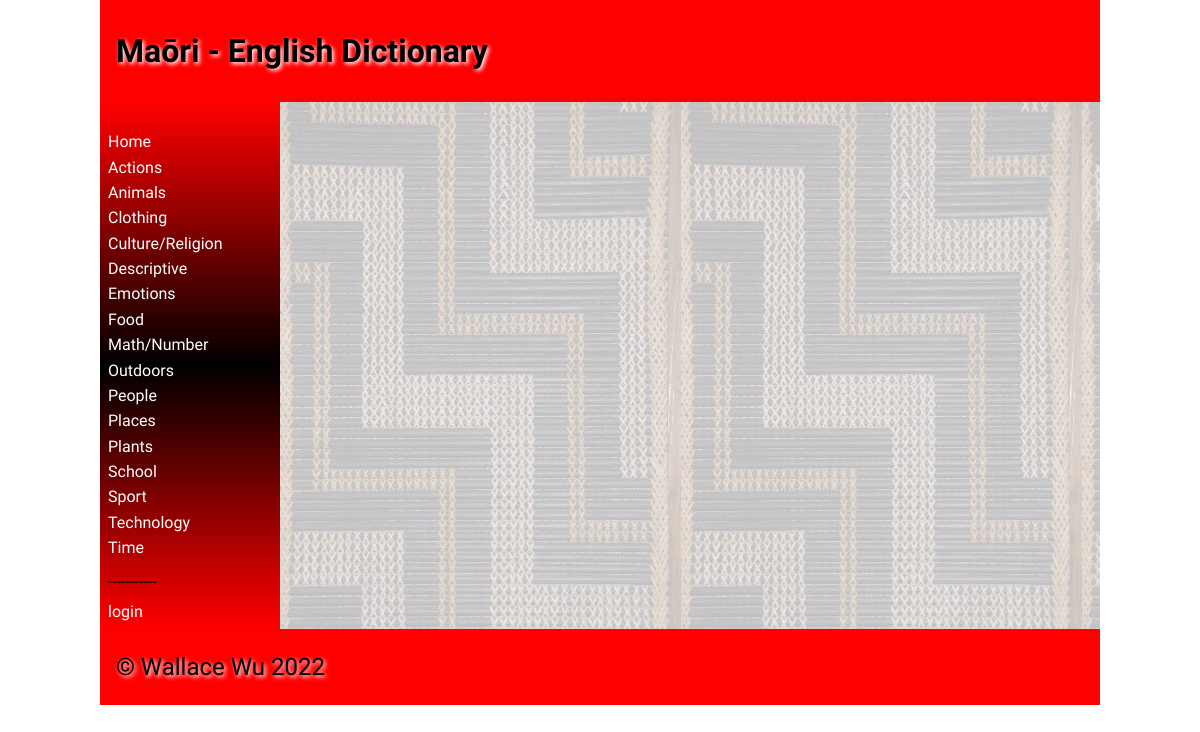
/word/327, run on an earlier commit of the app's database.
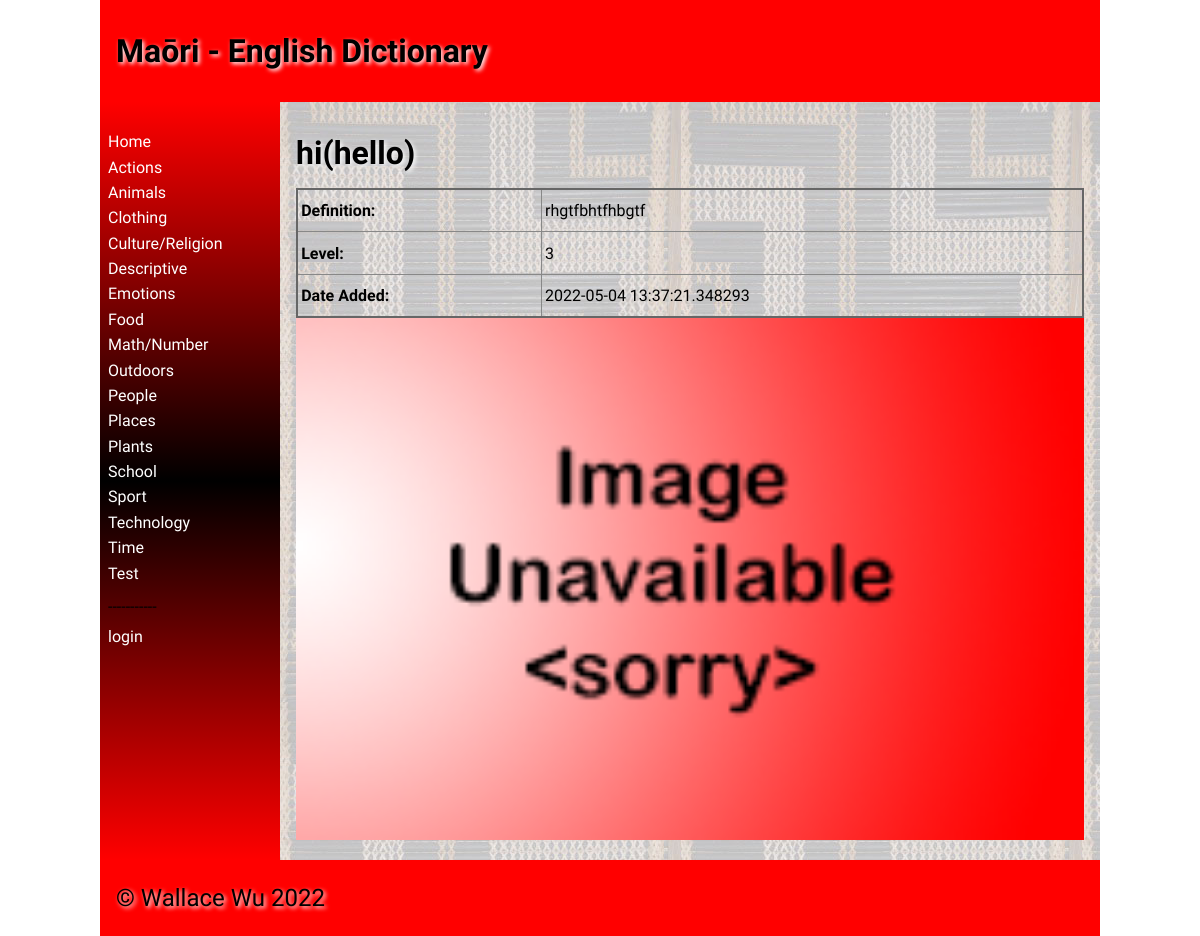
And on a later commit of the database.
### tables this page shows
CREATE TABLE "Categories"
(
	id integer
		constraint Categories_pk
			primary key autoincrement,
	Category_Name varchar(30)
);

CREATE TABLE "Dictionary"
(
    id          integer
        constraint Dictionary_pk
            primary key autoincrement,
    Maori       varchar(20),
    English     varchar(20),
    Description varchar(100),
    Level       integer,
    Date_Added  datetime,
    Login_id    integer
        references Admin_logins,
    Category_id integer
        references Categories,
    image       varchar(20)
);

### app.py (the view, shortened to what this page needs)
@app.route('/word/<word>', methods=['POST', 'GET'])
def word_page(word):
    query = "SELECT * FROM Dictionary"
    con = create_connection(DATABASE)
    cur = con.cursor()
    cur.execute(query)
    word_data = cur.fetchall()
    query = "SELECT id, First_name, Last_Name FROM Admin_Logins"
    cur.execute(query)
    user_data = cur.fetchall()
    con.close()
    return render_template('word.html', words=word_data, word_id=int(word), logged_in=is_logged_in(), categories=categories(), user_data=user_data, is_student=is_student())

### app.py (called while the page is built, shortened)
def create_connection(db_file):
    try:
        connection = sqlite3.connect(db_file)
        connection.execute('pragma foreign_keys=ON')
        return connection
    except Error as e:
        print(e)
    return None

def is_logged_in():
    if session.get("email") is None:
        return False
    else:
        return True

def is_student():
    if session.get("login_id") is None:
        print("no email")
        return False

def categories():
    con = create_connection(DATABASE)
    cur = con.cursor()
    query = "SELECT id, Category_Name FROM Categories"
    cur.execute(query)
    category = cur.fetchall()
    con.close()
    return category

### templates/word.html (shortened to what this page needs)
{% extends "base.html" %}
{% block heading %}Maōri - English Dictionary{% endblock %}
{% block main %}
    {% for word in words %}
            {% if word[0] == word_id %}
                {% if logged_in and not is_student %}
                    <h1>{{ word[1] }}({{ word[2] }}) - <a href="/confirm_word/{{ word_id }}">Remove</a></h1>
                {% else %}
                    <h1>{{ word[1] }}({{ word[2] }})</h1>
                {% endif %}
                <table>
                    <tr>
                        <td class="left-table"><p><strong>Definition:</strong></p></td>
                        <td>{{ word[3] }}</td>
                    </tr>
                    <tr>
                        <td class="left-table"><p><strong>Level:</strong></p></td>
                        <td>{{ word[4] }}</td>
                    </tr>
                    <tr>
                        <td class="left-table"><p><strong>Date Added:</strong></p></td>
                        <td>{{ word[5] }}</td>
                    </tr>
                </table>
                <img src="../static/images/{{ word[8] }}">
        {% endif %}
    {% endfor %}
{% endblock %}

### templates/base.html (shortened to what this page needs)
<!doctype html>
<html lang="en">
<head>
	<link href="{{ url_for('static', filename='css/style.css') }}" rel="stylesheet">
</head>
<body>
	<div id="container">
		<header>
			<h1>{% block heading %}{% endblock %}</h1>
		</header>
		<nav>
			<ul>
                <li><a href="\">Home</a></li>
                {% for category in categories %}
                <li><a href="/categories/{{ category[0] }}">{{category[1]}}</a></li>
                {% endfor %}
                <li><p>-----------</p></li>
                {% if logged_in %}
                    <li><a href="/logout">logout</a></li>
                {% else %}
                <a href="/login">login</a>
                {% endif %}
			</ul>
		</nav>
		<main>
            {% block main%}{% endblock %}
        </main>
		<footer>
			<p>
				&copy; Wallace Wu 2022
			</p>
		</footer>
	</div>
</body>
</html>

What changed in the data, as far as the page shows it:
added Categories: Category_Name "Test"
added Dictionary: Maori "hi", English "hello", Description "rhgtfbhtfhbgtf", Level "3", Date_Added "2022-05-04 13:37:21.348293", image (placeholder picture)
